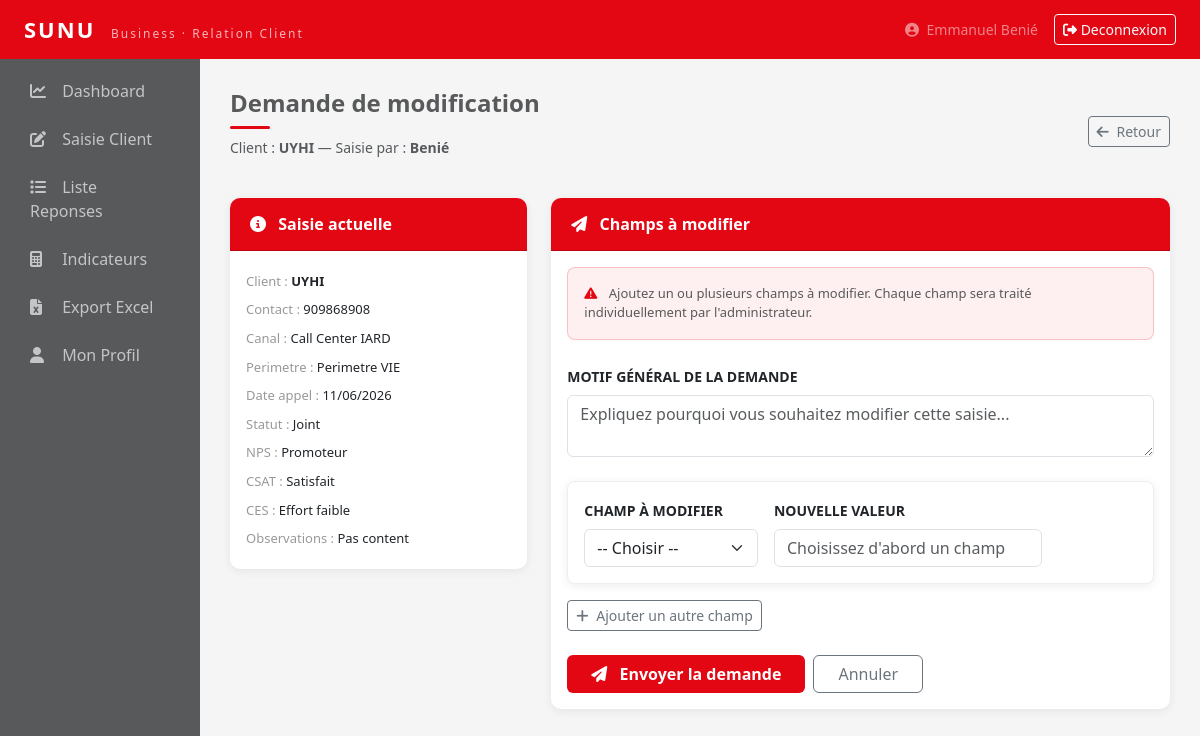
Screenshot of /saisie/demande/8/ (signed in) with the database file from the repository.
### relation_client/models.py (models this page shows, shortened)
class ReponseClient(models.Model):
    CANAL_CHOICES = [('Call Center VIE','Call Center VIE'),('Call Center IARD','Call Center IARD'),('Espace Conseil VIE','Espace Conseil VIE')]
    CSAT_CHOICES = [('Satisfait','Satisfait'),('Insatisfait','Insatisfait')]
    CES_CHOICES = [('Effort faible','Effort faible'),('Effort modere','Effort modere'),('Effort eleve','Effort eleve')]
    STATUT_CHOICES = [('Joint','Joint'),('Injoignable','Injoignable'),('Pas de reponse','Pas de reponse')]
    NPS_CHOICES = [('Promoteur','Promoteur'),('Passif','Passif'),('Detracteur','Detracteur')]
    date_enregistrement = models.DateField()
    cc = models.ForeignKey(User, on_delete=models.CASCADE)
    nom_prenoms = models.CharField(max_length=100)
    contact = models.CharField(max_length=20)
    numero_police = models.CharField(max_length=50, blank=True, null=True)
    objet_visite = models.CharField(max_length=200, blank=True, null=True)
    canal = models.CharField(max_length=30, choices=CANAL_CHOICES)
    sous_canal = models.CharField(max_length=50, blank=True, null=True)
    date_appel = models.DateField()
    statut_appel = models.CharField(max_length=20, choices=STATUT_CHOICES)
    nps_score = models.IntegerField(blank=True, null=True)
    categorie_nps = models.CharField(max_length=20, choices=NPS_CHOICES, blank=True)
    csat = models.CharField(max_length=20, choices=CSAT_CHOICES, blank=True)
    ces = models.CharField(max_length=20, choices=CES_CHOICES, blank=True)
    motif_insatisfaction = models.TextField(blank=True, null=True)
    observations = models.TextField(blank=True, null=True)
    date_saisie = models.DateTimeField(auto_now_add=True)
    class Meta:
        verbose_name = 'Reponse Client'
        ordering = ['-date_appel']

### relation_client/views.py (the view, shortened to what this page needs)
# urls.py: path('saisie/demande/<int:saisie_id>/', views.demande_modification, name='demande_modification'),
@login_required(login_url='login')
def demande_modification(request, saisie_id):
    saisie = get_object_or_404(ReponseClient, id=saisie_id, cc=request.user)
    return render(request, 'relation_client/demande_modification.html', {'saisie': saisie})

### relation_client/templates/relation_client/demande_modification.html (shortened to what this page needs)
{% extends 'relation_client/base.html' %}
{% block content %}
<div class="d-flex justify-content-between align-items-center mb-4">
    <div>
        <h4 style="color:#58595B;font-weight:600">Demande de modification</h4>
        <div style="width:40px;height:3px;background:#E30613;border-radius:2px;margin-top:6px"></div>
        <p class="text-muted small mt-2">
            Client : <strong>{{ saisie.nom_prenoms }}</strong> —
            Saisie par : <strong>{{ saisie.cc.username }}</strong>
        </p>
    </div>
    <a href="{% url 'profil' %}" class="btn btn-outline-secondary btn-sm">
        <i class="fas fa-arrow-left me-1"></i> Retour
    </a>
</div>
<div class="row g-4">
    <div class="col-md-4">
        <div class="card">
            <div class="card-header">
                <i class="fas fa-info-circle me-2"></i> Saisie actuelle
            </div>
            <div class="card-body" style="font-size:13px;line-height:2.2">
                <div><span style="color:#999">Client :</span> <strong>{{ saisie.nom_prenoms }}</strong></div>
                <div><span style="color:#999">Contact :</span> {{ saisie.contact }}</div>
                <div><span style="color:#999">Canal :</span> {{ saisie.canal }}</div>
                <div><span style="color:#999">Perimetre :</span> {{ saisie.sous_canal|default:"—" }}</div>
                <div><span style="color:#999">Date appel :</span> {{ saisie.date_appel|date:"d/m/Y" }}</div>
                <div><span style="color:#999">Statut :</span> {{ saisie.statut_appel }}</div>
                <div><span style="color:#999">NPS :</span> {{ saisie.categorie_nps }}</div>
                <div><span style="color:#999">CSAT :</span> {{ saisie.csat }}</div>
                <div><span style="color:#999">CES :</span> {{ saisie.ces }}</div>
                <div><span style="color:#999">Observations :</span> {{ saisie.observations|default:"—" }}</div>
            </div>
        </div>
    </div>
    <div class="col-md-8">
        <div class="card">
            <div class="card-header">
                <i class="fas fa-paper-plane me-2"></i> Champs à modifier
            </div>
            <div class="card-body">
                <div class="alert mb-4" style="background:rgba(227,6,19,0.06);border:0.5px solid rgba(227,6,19,0.2);border-radius:8px;font-size:13px;color:#58595B">
                    <i class="fas fa-exclamation-triangle me-2" style="color:#E30613"></i>
                    Ajoutez un ou plusieurs champs à modifier. Chaque champ sera traité individuellement par l'administrateur.
                </div>
                <form method="post" id="formDemande">
                    <div class="mb-4">
                        <label class="form-label fw-semibold small text-uppercase">Motif général de la demande</label>
                        <textarea name="motif_global" class="form-control" rows="2"
                                  placeholder="Expliquez pourquoi vous souhaitez modifier cette saisie..."
                                  required></textarea>
                    </div>
                    <div id="lignes-container">
                        <div class="ligne-modification card mb-3" style="border:1px solid #eee;border-radius:8px;">
                            <div class="card-body py-3">
                                <div class="row g-3 align-items-end">
                                    <div class="col-md-4">
                                        <label class="form-label fw-semibold small text-uppercase">Champ à modifier</label>
                                        <select name="champ[]" class="form-select champ-select" required>
                                            <option value="">-- Choisir --</option>
                                        </select>
                                    </div>
                                    <div class="col-md-6">
                                        <label class="form-label fw-semibold small text-uppercase">Nouvelle valeur</label>
                                        <div class="valeur-container">
                                            <input type="text" name="nouvelle_valeur[]"
                                                   class="form-control valeur-input"
                                                   placeholder="Choisissez d'abord un champ"/>
                                        </div>
                                    </div>
                                </div>
                            </div>
                        </div>
                    </div>
                    <button type="button" id="ajouter-ligne" class="btn btn-outline-secondary btn-sm mb-4">
                        <i class="fas fa-plus me-1"></i> Ajouter un autre champ
                    </button>
                    <div class="d-flex gap-2">
                        <button type="submit" class="btn btn-sunu px-4">
                            <i class="fas fa-paper-plane me-2"></i> Envoyer la demande
                        </button>
                        <a href="{% url 'profil' %}" class="btn btn-outline-secondary px-4">Annuler</a>
                    </div>
                </form>
            </div>
        </div>
    </div>
</div>
{% endblock %}

### relation_client/templates/relation_client/base.html (shortened to what this page needs)
<!DOCTYPE html>
<html lang="fr">
<head>
    <link href="https://cdn.jsdelivr.net/npm/bootstrap@5.3.0/dist/css/bootstrap.min.css" rel="stylesheet"/>
    <link href="https://cdnjs.cloudflare.com/ajax/libs/font-awesome/6.4.0/css/all.min.css" rel="stylesheet"/>
</head>
<body>
<nav class="navbar navbar-expand-lg">
    <div class="container-fluid px-4">
        <a class="navbar-brand" href="{% url 'dashboard' %}">
            SUNU <span>Business · Relation Client</span>
        </a>
        <div class="ms-auto d-flex align-items-center gap-3">
            <a href="{% url 'profil' %}" class="text-white-50 small text-decoration-none">
                <i class="fas fa-user-circle me-1"></i>
                {{ request.user.get_full_name|default:request.user.username }}
            </a>
            <a href="{% url 'logout' %}" class="btn btn-sm btn-outline-light">
                <i class="fas fa-sign-out-alt"></i> Deconnexion
            </a>
        </div>
    </div>
</nav>
<div class="container-fluid">
    <div class="row">
        <div class="col-md-2 p-0 sidebar">
            <ul class="nav flex-column mt-2">
                <li class="nav-item">
                    <a class="nav-link {% if request.resolver_match.url_name == 'dashboard' %}active{% endif %}"
                       href="{% url 'dashboard' %}">
                        <i class="fas fa-chart-line me-2"></i> Dashboard
                    </a>
                </li>
                <li class="nav-item">
                    <a class="nav-link {% if request.resolver_match.url_name == 'saisie' %}active{% endif %}"
                       href="{% url 'saisie' %}">
                        <i class="fas fa-edit me-2"></i> Saisie Client
                    </a>
                </li>
                <li class="nav-item">
                    <a class="nav-link {% if request.resolver_match.url_name == 'liste' %}active{% endif %}"
                       href="{% url 'liste' %}">
                        <i class="fas fa-list me-2"></i> Liste Reponses
                    </a>
                </li>
                <li class="nav-item">
                    <a class="nav-link {% if request.resolver_match.url_name == 'indicateurs' %}active{% endif %}"
                       href="{% url 'indicateurs' %}">
                        <i class="fas fa-calculator me-2"></i> Indicateurs
                    </a>
                </li>
                <li class="nav-item">
                    <a class="nav-link {% if request.resolver_match.url_name == 'export' %}active{% endif %}"
                       href="{% url 'export' %}">
                        <i class="fas fa-file-excel me-2"></i> Export Excel
                    </a>
                </li>
                <li class="nav-item">
                    <a class="nav-link {% if request.resolver_match.url_name == 'profil' %}active{% endif %}"
                       href="{% url 'profil' %}">
                        <i class="fas fa-user me-2"></i> Mon Profil
                    </a>
                </li>
            </ul>
        </div>
        <div class="col-md-10 main-content">
            {% block content %}{% endblock %}
        </div>
    </div>
</div>
</body>
</html>

### relation_client/templates/relation_client/base.html (style rules this page uses)
:root { --sunu-red: #E30613; --sunu-dark-red: #B8050F; --sunu-gray: #58595B; }
body { background: #F5F5F5; font-family: 'Segoe UI', sans-serif; }
.navbar { background: var(--sunu-red) !important; }
.navbar-brand { color: #fff !important; font-size: 22px; font-weight: 700; letter-spacing: 2px; }
.navbar-brand span { color: rgba(255,255,255,0.7); font-size: 12px; font-weight: 400; margin-left: 8px; }
.sidebar { background: var(--sunu-gray); min-height: calc(100vh - 56px); padding-top: 20px; }
.sidebar .nav-link { color: rgba(255,255,255,0.65); padding: 10px 20px; border-radius: 6px; margin: 2px 10px; transition: all .18s; }
.sidebar .nav-link i { width: 20px; }
.main-content { padding: 30px; }
.card { border: none; border-radius: 10px; box-shadow: 0 2px 10px rgba(0,0,0,0.07); }
.card-header { background: var(--sunu-red); color: white; border-radius: 10px 10px 0 0 !important; padding: 14px 20px; font-weight: 600; }
.btn-sunu { background: var(--sunu-red); color: white; border: none; font-weight: 600; }

### rows the page displays
ReponseClient: nom_prenoms "UYHI", cc.username "Benié", contact "909868908", canal "Call Center IARD", sous_canal "Perimetre VIE", date_appel "11/06/2026", statut_appel "Joint", categorie_nps "Promoteur", csat "Satisfait", ces "Effort faible", observations "Pas content"

### other values shown
{{ request.user.get_full_name|default:request.user.username }} "Emmanuel Benié"
